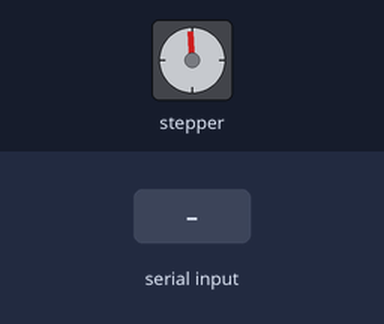
Simulated run of this sketch. Board: Arduino Uno, built with avr-gcc and run on an emulated ATmega328P. Parts: stepper motor. The inputs (shaded band) are chosen by the test bench. Stepper angles assume 4096 steps per turn; what the sketch prints to the serial monitor is not drawn.

Above: at 1.2 s.
1.3 s: ";" received over Serial
Timing chart, 0 to 4.3 s (numbered marks = the images above; inputs shaded):
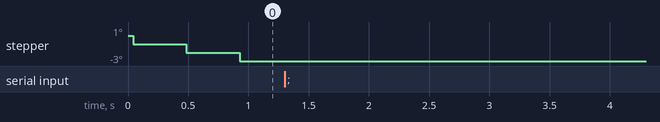

The sketch:

Stepper_Controller_DIY.ino
```cpp
/// Written by Che-Wei Wang, Taylor Levy & Will Patrick
/// MIT Media Lab, 2014

// The controller uses the AccelStepper library.
// You can download the library at https://github.com/paul-ferragut/ofxStepperMotors/tree/master/arduino/AccelStepper

// example gcode
// G0X100 //moves 100 steps as travel speed (fast)
// S100 // set normal speed to 100 steps per second
// G1X200 //moves 200 steps at set speed

#include <AccelStepper.h>

int motorSpeed = 25; // Maximum steps per second (about 3rps / at 16 microsteps)
int motorAccel = 500; // Steps/second/secoand to accelerate
int travelSpeed = 1000; // max speed for fast travel // G0

// Input pins on the ATMega328 for the stepper motor
int Input1A = A0;
int Input2A = A1;
int Input1B = A4;
int Input2B = A3;

String command = "";

// Set up the AccelStepper intance
AccelStepper stepper(AccelStepper::HALF4WIRE, A0, A1, A4, A3);

int sofar;  // How much is in the buffer
#define MAX_BUF (64)  // What is the longest message Arduino can store? 64 characters
char buffer[MAX_BUF];  // Where we store the message until we get a ';'

void setup() {
  //set default speeds
  stepper.setMaxSpeed(motorSpeed);
  stepper.setSpeed(motorSpeed);
  stepper.setAcceleration(motorAccel);
  stepper.moveTo(-50); // move 50 steps
  Serial.begin(9600);     // opens serial port, sets data rate to 9600 bps
}

void loop() {
  checkSerial();
  stepper.run();
}


void checkSerial() {

  // listen for commands
  while (Serial.available() > 0) { // if something is available
    char c = Serial.read(); // get it
    if (sofar < MAX_BUF) buffer[sofar++] = c; // store it
    if (buffer[sofar - 1] == ';') break; // entire message received
  }

  if (sofar > 0 && buffer[sofar - 1] == ';') {
    // we got a message and it ends with a semicolon
    buffer[sofar] = 0; // end the buffer so string functions work right
    Serial.print(F("\r\n"));  // echo a return character for humans
        ready();

    processCommand();  // do something with the command
  }
}


void processCommand() {

  int posTemp = 0;
  int sp=0;

  // look for commands that start with 'G'
  int cmd = parsenumber('G');
  switch (cmd) {
  case  0: // move fast
    sp= parsenumber('S'); //get speed
    stepper.setMaxSpeed(travelSpeed);
    stepper.setSpeed(travelSpeed);
    posTemp = parsenumber('X');
    stepper.moveTo(stepper.currentPosition() + posTemp);
    break;

  case  1: // move in a line
    sp = parsenumber('S'); //get speed
    stepper.setMaxSpeed(sp);
    stepper.setSpeed(sp);
    posTemp = parsenumber('X');
    stepper.moveTo(stepper.currentPosition() + posTemp);
    break;

  default:
    break;
    // if the string has no G or M commands it will get here and the Arduino will silently ignore it
  }
}

int parsenumber(char c) {

  String tempCharString = "";
  boolean isNegative = false;

  for (int i = 0; i < MAX_BUF; i++)
  {
    if (buffer[i] == c)
    {
      while (buffer[i] != ' ')//look for spaces
      {
        i++;
        tempCharString += buffer[i];
      }
      return tempCharString.toInt();
    }
  }
  return 0;

}

void ready() {
  sofar = 0; // clear input buffer
  Serial.print("a"); //send 'a' to processing to say we're ready for next line
}
```

Measured:
- after the input at 1.3 s, stepper: stops changing and stays -3°
